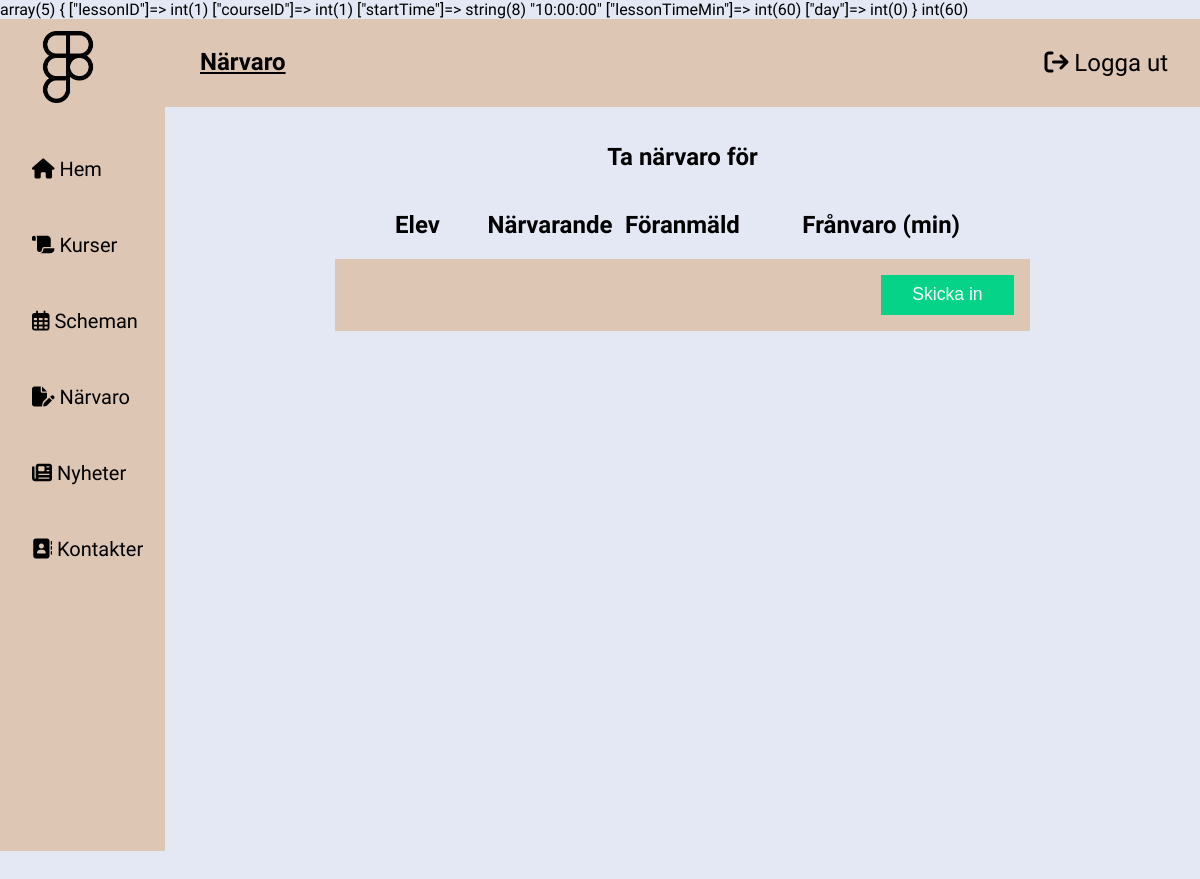
The app's page /närvaro.php?kursid=1, older data.
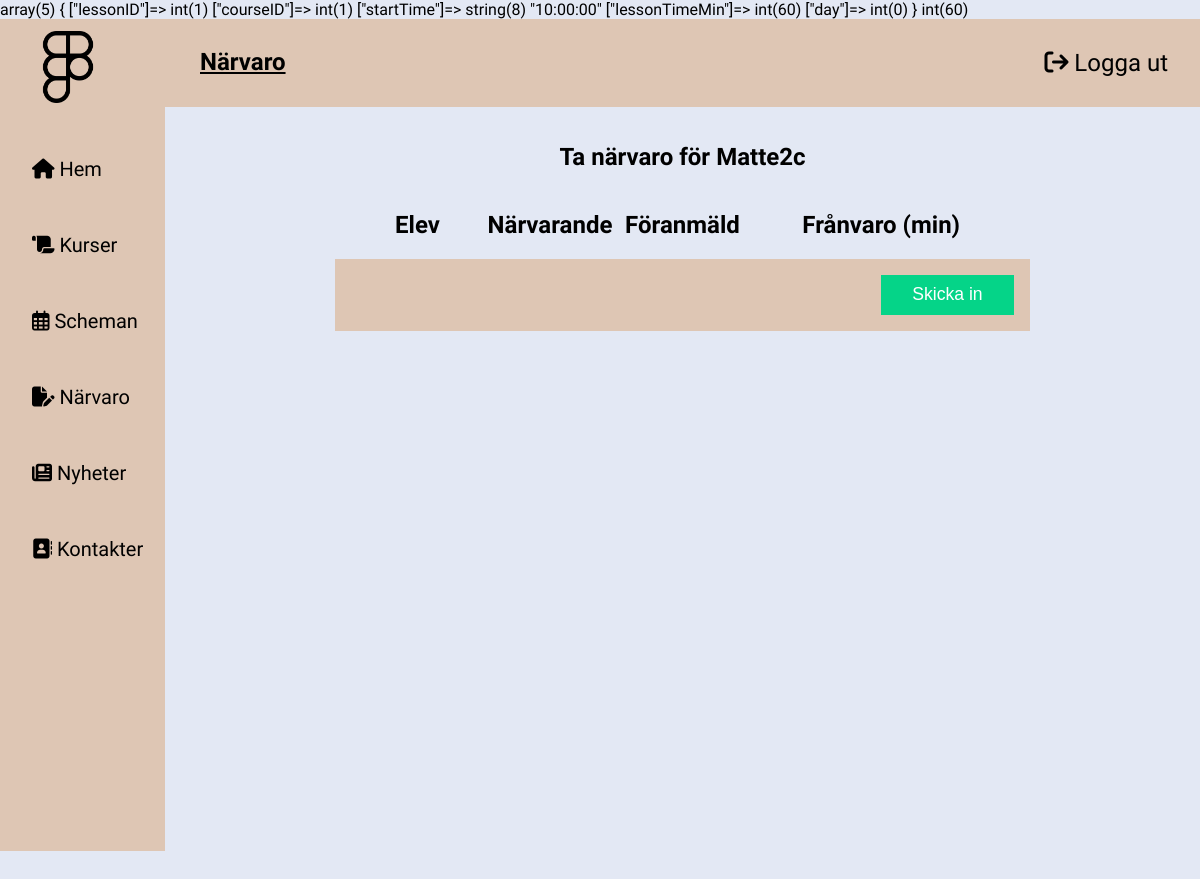
The same page, newer data.
### tables this page shows
CREATE TABLE `name` (
  `name_ID` int(11) NOT NULL,
  `name` text NOT NULL
);

### närvaro.php (the view, shortened to what this page needs)
<?php
require 'Includes/connect.php';
$sql = "SELECT * FROM lesson WHERE courseID = :course_ID";
$stmt = $pdo->prepare($sql);
$stmt->bindParam(":course_ID", $_GET['kursid']);
$stmt->execute();
$lesson = $stmt->fetch(PDO::FETCH_ASSOC);
var_dump($lesson);
var_dump($lesson['lessonTimeMin']);
if (isset($_GET['kursid'])) {
    try {
        $sql = "SELECT user_ID FROM course_enrollments WHERE course_ID = :kursID";
        $stmt = $pdo->prepare($sql);
        $stmt->bindParam(":kursID", $_GET['kursid']);
        $stmt->execute();
        $users = $stmt->fetchAll(PDO::FETCH_ASSOC);
    } catch (PDOException $e) {
        echo "Fel uppstod : " . $e->getMessage();
    }
    $sql = "SELECT name.name FROM course INNER JOIN name ON course.name_ID=name.name_ID";
    $stmt = $pdo->prepare($sql);
    $stmt->execute();
    $className = $stmt->fetch(PDO::FETCH_ASSOC);
}
?>
<!DOCTYPE html>
<html lang="en">
<head>
    <link rel="stylesheet" href="närvaro.css">
</head>
<body>
    <nav>
        <div class="navbar">
            <ul>
                <li><img class="bild" src="logga.png" alt="logga" /></li>
                <li>
                    <h1 class="header">Närvaro</h1>
                </li>
                <div class="left-nav">
                    <li><a href="Includes/logout.php"><i class="fa-solid fa-arrow-right-from-bracket"></i> Logga ut</a>
                    </li>
                </div>
            </ul>
        </div>
    </nav>
    <nav>
        <div class="vert-nav">
            <ul>
                <li class="active"><a href="home.php"><i class="fa-solid fa-house"></i> Hem</a></li>
                <li><a href="kurser.php"><i class="fa-solid fa-scroll"></i> Kurser</a></li>
                <li><a href=""><i class="fa-regular fa-calendar-days"></i> Scheman</a></li>
                <li><a href=""><i class="fa-solid fa-file-pen"></i> Närvaro</a></li>
                <li><a href="nyheter.php"><i class="fa-solid fa-newspaper"></i> Nyheter</a></li>
                <li><a href="kontakter.php"><i class="fa-solid fa-address-book"></i> Kontakter</a></li>
            </ul>
        </div>
    </nav>
    <section class="närvaro-section">
        <?php if (isset($_GET['kursid'])): ?>
            <div class="närvaro-header">
                <h1>Ta närvaro för
                    <?php if (isset($className)) {
                        echo $className['name'];
                    }
                    ?>
                </h1>
            </div>
            <div class="närvaro-content">
                <div class="närvaro-content-header">
                    <h1>Elev</h1>
                    <h1>Närvarande</h1>
                    <h1>Föranmäld</h1>
                    <h1>Frånvaro (min)</h1>
                </div>
                <form action="närvaro.php?kursid=<?php echo $_GET['kursid']; ?>" method="POST">
                    <input type="submit" value="Skicka in">
                </form>
            <?php elseif (empty($users) && isset($_GET['kursid'])): ?>
                <h1>Inga elever är tillagda i kursen</h1>
            <?php else: ?>
                <h1>Ingen kurs vald/kursen existerar ej</h1>
            <?php endif; ?>
        </div>
    </section>
</body>
</html>

Row changes from the older to the newer data that the page shows:
added name: name "Matte2c"
